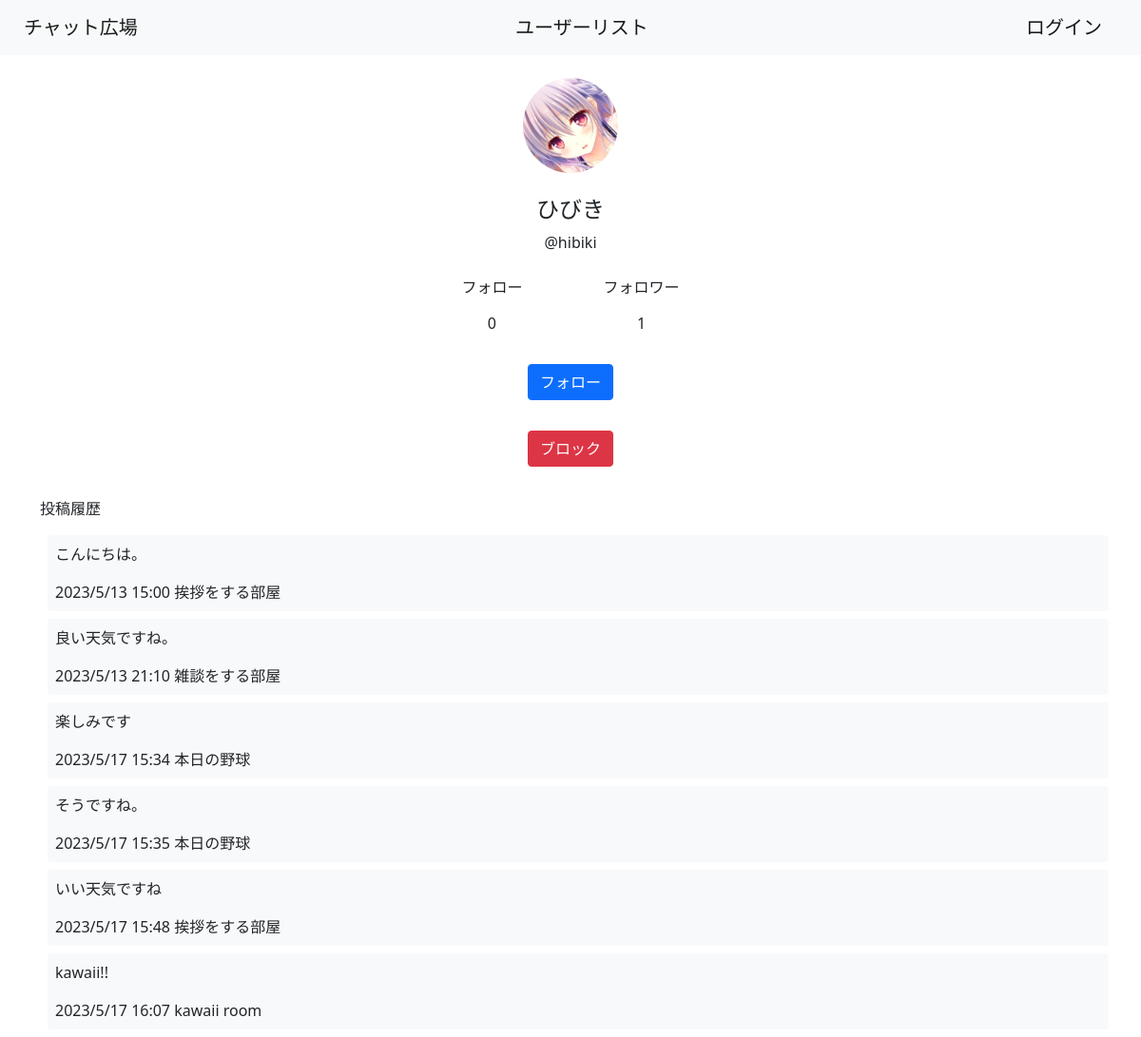
Page /user/1 on the committed database.
### chatrooms/models.py (models this page shows, shortened)
class CustomUser(AbstractUser):
    user_name = models.CharField(max_length=100, default="no name")
    memo = models.TextField()
    created_at = models.DateTimeField(auto_now_add=True)
    icon = models.ImageField(upload_to='icon', height_field=None, width_field=None, blank=True, max_length=100, default=False)
    icon_changed = models.DateTimeField(blank=True, auto_now=True)
    REQUIRED_FIELDS = ["user_name","memo"]
    groups = None
    user_permissions = None
    last_login = None
    first_name = None
    last_name = None
    email_address = None
    date_joined = None

class Post(models.Model):
    text = models.TextField()
    user = models.ForeignKey(CustomUser, related_name='post', on_delete=models.CASCADE)
    created_at = models.DateTimeField(auto_now_add=True)
    room = models.ForeignKey(Room, related_name='post', on_delete=models.CASCADE)
    deleted = models.BooleanField(default=False)
    image = models.ImageField(upload_to='post', height_field=None, width_field=None, blank=True, max_length=100, default=False)

class Room(models.Model):
    title = models.CharField(max_length=100)
    user = models.ForeignKey(CustomUser, on_delete=models.CASCADE)
    created_at = models.DateTimeField(auto_now_add=True)
    image = models.ImageField(upload_to='room', height_field=None, width_field=None, blank=True, max_length=100, default=False)#サムネ
    def __str__(self):
        return self.title

### chatrooms/views/user.py (the view)
# urls.py: path('user/<int:pk>', user.UserDetailView.as_view(), name='ud'),
class UserDetailView(DetailView):
    template_name = 'user/detail.html'
    model = models.CustomUser
    def get_context_data(self, **kwargs):
        context=super().get_context_data() #元クラスで定義されてるデフォルトのcontextを呼び出してます
        try:
            models.Connect.objects.get(follower_id=self.kwargs.get('pk'),follow_id=self.request.user.id)
            context['follow_flag'] = True
        except:
            context['follow_flag'] = False
        try:
            imgurl=models.CustomUser.objects.get(id=self.kwargs.get('pk')).icon
            if imgurl=='False':
                imgurl="icon/none.png"
            context['imgurl'] = "/media/" + str(imgurl)
        except:
            context['imgurl'] = "/media/icon/none.png"
        return context

### templates/user/detail.html (shortened to what this page needs)
{% extends 'base.html' %}
{% block content %}
    <div class="container">
      <div class="row justify-content-md-center pt-4">
        <img src={{imgurl}} alt={{customuser.icon}} class="col-auto rounded-circle" width="100" height="100">
      </div>
      <div class="pt-4" name="name">
        <h4 class="text-center">{{ customuser.user_name }}</h4>
        <p class="text-center">@{{ customuser.username }}</p>
        <div class="row justify-content-md-center" name="ff">
          <div class="col-auto row justify-content-md-center" name="follow">
            <a href={%url 'fl1' customuser.id%} class="btn col-auto text-center text-decoration-none">フォロー</a>
            <a href={%url 'fl1' customuser.id%} class="btn col-auto text-center text-decoration-none">{{ customuser.follow.count}}</a>
          </div>
          <div class="col-auto row justify-content-md-center" name="follower">
            <a href={%url 'fl2' customuser.id%} class="btn col-auto text-center text-decoration-none">フォロワー</a>
            <a href={%url 'fl2' customuser.id%} class="btn col-auto text-center text-decoration-none">{{ customuser.follower.count}}</a>
          </div>
        </div>
        <div class="row p-4 justify-content-md-center">
          {%if not follow_flag%}
          <a href={%url 'cc' customuser.id%} class="btn btn-primary col-auto">フォロー</a>
          {%else%}
          <a href={%url 'cd' customuser.id%} class="btn btn-secondary col-auto">フォローを外す</a>
          {%endif%}
        </div>
        <div class="row p-2 justify-content-md-center">
          <a href="#" class="btn btn-danger col-auto">ブロック</a>
        </div>
      </div>
    </div>
    <div class="container  mt-4">
      <p class="mt-2">投稿履歴{% if customuser.post.count == 0 %}なし{%endif%}</p>
      {% for post in customuser.post.all %}
      <div class=" rounded container p-2 m-2 bg-light">
        <a href={%url 'rd' post.room.id%} class="text-dark text-decoration-none">
          <p>{{ post.text }}</p>
          {{ post.created_at|date:"Y/n/j H:i"}}
          {{ post.room }}
        </a>
      </div>
      {% endfor %}
    </div>
{% endblock content %}

### rows in the picture
CustomUser: icon (picture), user_name "ひびき", username "hibiki", follow.count "0", follower.count "1"
Post: text "こんにちは。", created_at "2023/5/13 15:00", room "挨拶をする部屋"
Post: text "良い天気ですね。", created_at "2023/5/13 21:10", room "雑談をする部屋"
Post: text "楽しみです", created_at "2023/5/17 15:34", room "本日の野球"
Post: text "そうですね。", created_at "2023/5/17 15:35", room "本日の野球"
Post: text "いい天気ですね", created_at "2023/5/17 15:48", room "挨拶をする部屋"
Post: text "kawaii!!", created_at "2023/5/17 16:07", room "kawaii room"
